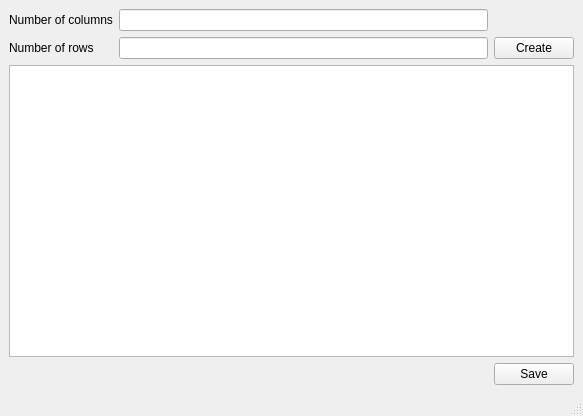
<?xml version="1.0" encoding="UTF-8"?>
<ui version="4.0">
 <class>MainWindow</class>
 <widget class="QMainWindow" name="MainWindow">
  <property name="geometry">
   <rect>
    <x>0</x>
    <y>0</y>
    <width>583</width>
    <height>416</height>
   </rect>
  </property>
  <property name="windowTitle">
   <string>MainWindow</string>
  </property>
  <widget class="QWidget" name="centralwidget">
   <layout class="QGridLayout" name="gridLayout">
    <item row="0" column="1">
     <widget class="QLineEdit" name="col_edit"/>
    </item>
    <item row="0" column="0">
     <widget class="QLabel" name="col_label">
      <property name="text">
       <string>Number of columns</string>
      </property>
     </widget>
    </item>
    <item row="1" column="0">
     <widget class="QLabel" name="row_label">
      <property name="text">
       <string>Number of rows</string>
      </property>
     </widget>
    </item>
    <item row="1" column="1">
     <widget class="QLineEdit" name="row_edit"/>
    </item>
    <item row="1" column="2">
     <widget class="QPushButton" name="create">
      <property name="text">
       <string>Create</string>
      </property>
     </widget>
    </item>
    <item row="3" column="0" colspan="3">
     <widget class="QTableWidget" name="tableWidget"/>
    </item>
    <item row="4" column="2">
     <widget class="QPushButton" name="save">
      <property name="text">
       <string>Save</string>
      </property>
     </widget>
    </item>
   </layout>
  </widget>
  <widget class="QMenuBar" name="menubar">
   <property name="geometry">
    <rect>
     <x>0</x>
     <y>0</y>
     <width>583</width>
     <height>26</height>
    </rect>
   </property>
  </widget>
  <widget class="QStatusBar" name="statusbar"/>
 </widget>
 <resources/>
 <connections/>
</ui>
